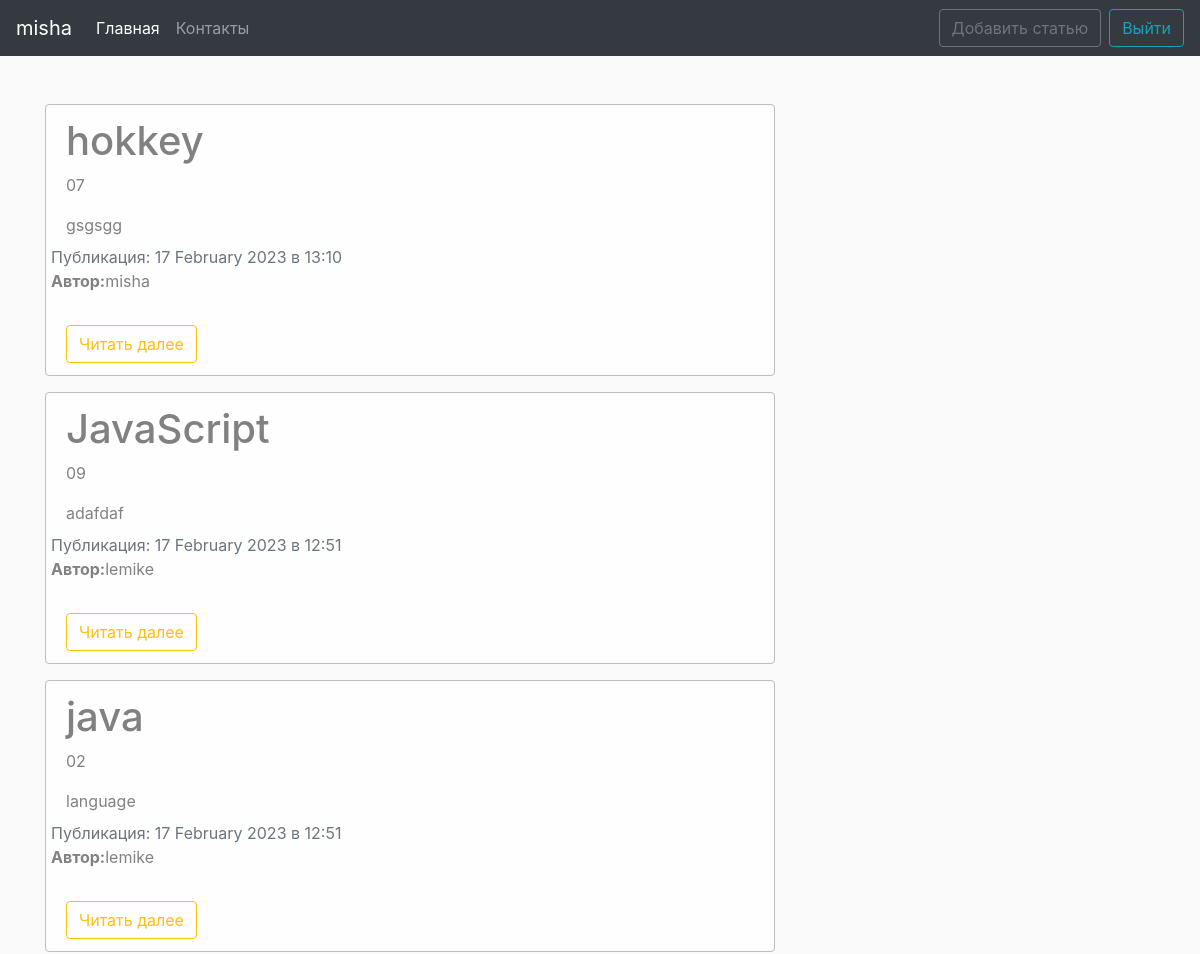
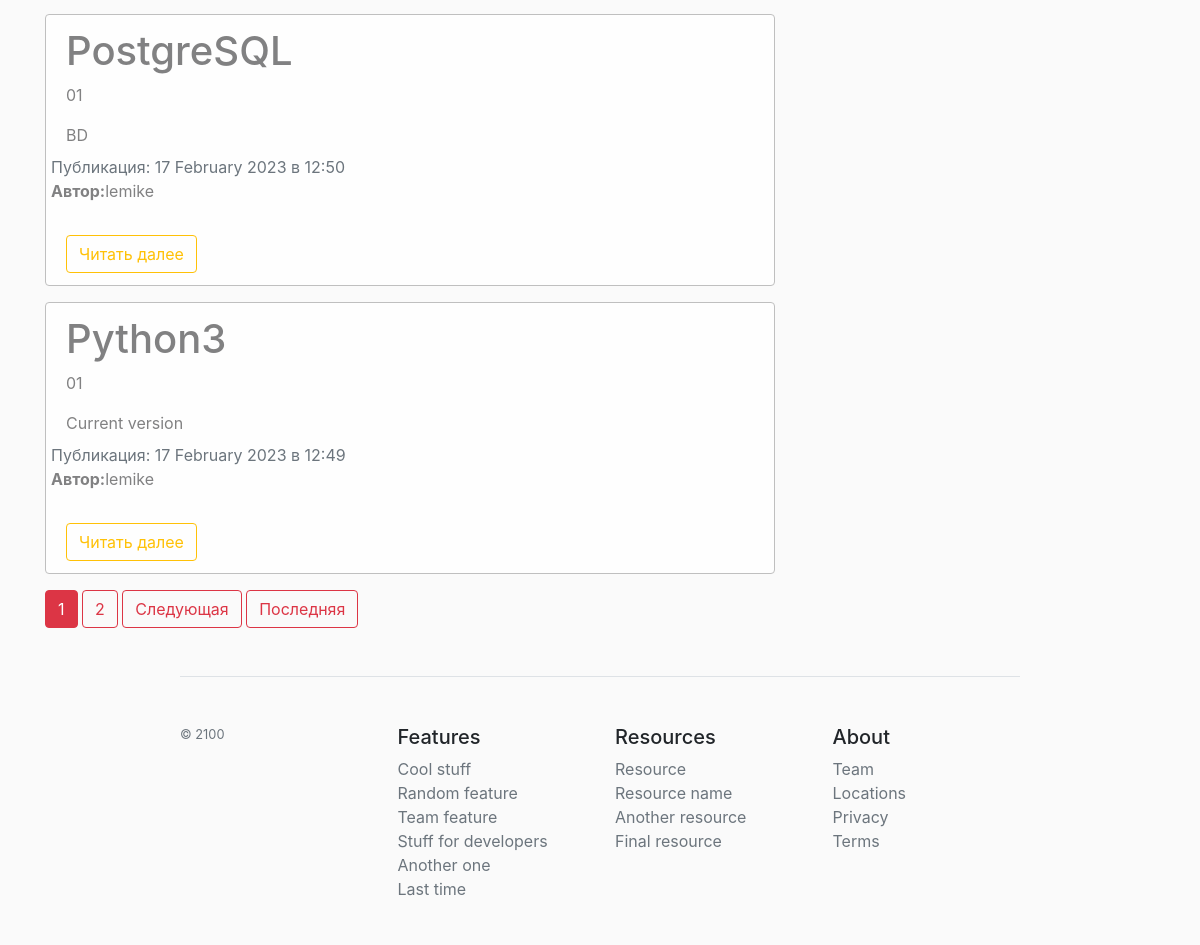
The page /main/ (signed in) on the database its author committed (2 pictures, top to bottom).
### main/models.py (models this page shows, shortened)
class Post(models.Model):
    TYPES = (
        ('01', 'Танки'),
        ('02', 'Хилы'),
        ('03', 'ДД'),
        ('04', 'Торговцы'),
        ('05', 'Гилдмастеры'),
        ('06', 'Квестгиверы'),
        ('07', 'Кузнецы'),
        ('08', 'Кожевники'),
        ('09', 'Зельевары'),
        ('10', 'Мастера заклинаний')
    )
    author = models.ForeignKey(User, on_delete=models.CASCADE)
    date = models.DateTimeField(auto_now_add=True)
    category = models.CharField(max_length=2, choices=TYPES, default='01')
    title = models.CharField(max_length=200)
    content = RichTextUploadingField(blank=True, null=True)

### main/views.py (the view)
# urls.py: path('', views.ShowPostView.as_view(), name='home'),
class ShowPostView(ListView):
    model = Post
    template_name = 'main/all-post.html'
    context_object_name = 'news'
    ordering = ['-date']
    paginate_by = 5
    def get_context_data(self, **kwards):
        ctx = super(ShowPostView, self).get_context_data(**kwards)
        ctx['title'] = 'Главная страница сайта'
        return ctx

### main/templates/main/all-post.html (shortened to what this page needs)
{% extends 'main/base.html' %}
{% block content %}
  {% for post in news %}
    <div class="alert alert-light">
      <h1>{{ post.title }}</h1>
        <p>{{ post.category }}</p>
        {{ post.content }}
      <div class="row">
        <div class="mt-2">
          <span class="text-muted">Публикация: {{ post.date|date:"d E Y в H:i" }}</span>
          <p><b>Автор:</b>{{ post.author }}</p>
        </div>
      </div>
      <a href="{% url 'post-detail' post.id %}" class="btn btn-outline-warning mt-3">Читать далее</a>
    </div>
  {% endfor %}
  {% if is_paginated %}
    {% for num in page_obj.paginator.page_range %}
      {% if num == page_obj.number %}
        <button class="btn btn-danger">{{ num }}</button>
      {% elif num > page_obj.number|add:'-3' and num < page_obj.number|add:'3' %}
        <a href="?page={{ num }}" class="btn btn-outline-danger">{{ num }}</a>
      {% endif %}
    {% endfor %}
    {% if page_obj.has_next %}
      <a href="?page={{ page_obj.next_page_number }}" class="btn btn-outline-danger">Следующая</a>
      <a href="?page={{ page_obj.paginator.num_pages }}" class="btn btn-outline-danger">Последняя</a>
    {% endif %}
  {% endif %}
{% endblock %}

### main/templates/main/base.html (shortened to what this page needs)
{% load static %}
<!DOCTYPE html>
<html lang="ru">
<head>
  <link rel="stylesheet" href="https://stackpath.bootstrapcdn.com/bootstrap/4.5.0/css/bootstrap.min.css">
  <link rel="stylesheet" href="{% static 'main/main.css' %}">
</head>
<body>
  <nav class="navbar navbar-expand-lg navbar-dark bg-dark">
    <a class="navbar-brand" href="#">{{ user.username }}</a>
    <div class="collapse navbar-collapse" id="navbarsExample09">
      <ul class="navbar-nav mr-auto">
        <li class="nav-item active">
          <a class="nav-link" href="{% url 'home' %}">Главная</a>
        </li>
        <li class="nav-item">
          <a class="nav-link" href="#">Контакты</a>
        </li>
      </ul>
      {% if not user.is_authenticated %}
      <a href="{% url 'reg' %}">
        <button class="btn btn-outline-warning">Регистрация</button>
      </a>
      <a href="{% url 'user' %}" class="ml-2">
        <button class="btn btn-outline-info">Войти</button>
      </a>
      {% else %}
      <a href="{% url 'post-add' %}">
        <button class="btn btn-outline-secondary">Добавить статью</button>
      </a>
      <a href="{% url 'exit' %}" class="ml-2">
        <button class="btn btn-outline-info">Выйти</button>
      </a>
      {% endif %}
    </div>
  </nav>
  <div class="container mt-5">
    <div class="row">
      <div class="col-md-8">
        {% block content %}
        {% endblock %}
      </div>
    </div>
  </div>
  <footer class="pt-4 my-md-5 pt-md-5 border-top">
    <div class="row">
      <div class="col-12 col-md">
        <small class="d-block mb-3 text-muted">© 2100</small>
      </div>
      <div class="col-6 col-md">
        <h5>Features</h5>
        <ul class="list-unstyled text-small">
          <li><a class="text-muted" href="#">Cool stuff</a></li>
          <li><a class="text-muted" href="#">Random feature</a></li>
          <li><a class="text-muted" href="#">Team feature</a></li>
          <li><a class="text-muted" href="#">Stuff for developers</a></li>
          <li><a class="text-muted" href="#">Another one</a></li>
          <li><a class="text-muted" href="#">Last time</a></li>
        </ul>
      </div>
      <div class="col-6 col-md">
        <h5>Resources</h5>
        <ul class="list-unstyled text-small">
          <li><a class="text-muted" href="#">Resource</a></li>
          <li><a class="text-muted" href="#">Resource name</a></li>
          <li><a class="text-muted" href="#">Another resource</a></li>
          <li><a class="text-muted" href="#">Final resource</a></li>
        </ul>
      </div>
      <div class="col-6 col-md">
        <h5>About</h5>
        <ul class="list-unstyled text-small">
          <li><a class="text-muted" href="#">Team</a></li>
          <li><a class="text-muted" href="#">Locations</a></li>
          <li><a class="text-muted" href="#">Privacy</a></li>
          <li><a class="text-muted" href="#">Terms</a></li>
        </ul>
      </div>
    </div>
  </footer>
</body>
</html>

### main/static/main/main.css (style rules this page uses)
body { background: #fafafa; }
.alert-light { border-color: #bfbfbf; }
footer { width: 70%; margin-left: 15%; }

### rows shown on the page
Post: title "hokkey", category "07", content "gsgsgg", date "17 February 2023 в 13:10", author "misha"
Post: title "JavaScript", category "09", content "adafdaf", date "17 February 2023 в 12:51", author "lemike"
Post: title "java", category "02", content "language", date "17 February 2023 в 12:51", author "lemike"
Post: title "PostgreSQL", category "01", content "BD", date "17 February 2023 в 12:50", author "lemike"
Post: title "Python3", category "01", content "Current version", date "17 February 2023 в 12:49", author "lemike"

### other values the page prints
{{ user.username }} "misha"
{{ num }} "1"
{{ num }} "2"
